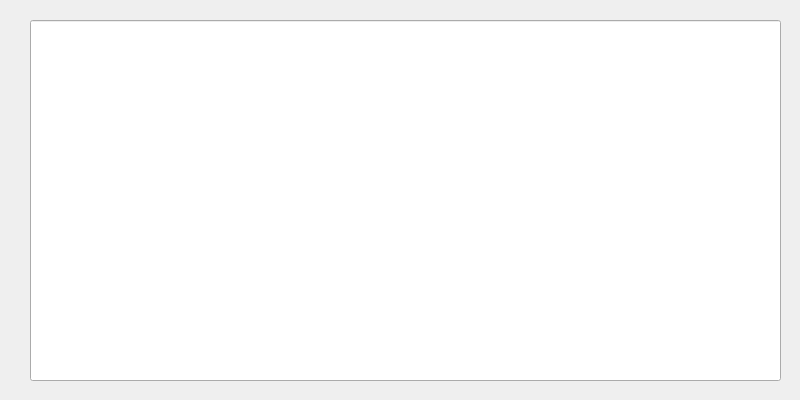
<?xml version="1.0" encoding="UTF-8"?>
<ui version="4.0">
 <class>historique</class>
 <widget class="QDialog" name="historique">
  <property name="geometry">
   <rect>
    <x>0</x>
    <y>0</y>
    <width>800</width>
    <height>400</height>
   </rect>
  </property>
  <property name="windowTitle">
   <string>Dialog</string>
  </property>
  <widget class="QLabel" name="label">
   <property name="geometry">
    <rect>
     <x>0</x>
     <y>0</y>
     <width>800</width>
     <height>400</height>
    </rect>
   </property>
   <property name="text">
    <string/>
   </property>
  </widget>
  <widget class="QLineEdit" name="cadre_historique">
   <property name="geometry">
    <rect>
     <x>30</x>
     <y>20</y>
     <width>751</width>
     <height>361</height>
    </rect>
   </property>
  </widget>
 </widget>
 <resources/>
 <connections/>
</ui>
